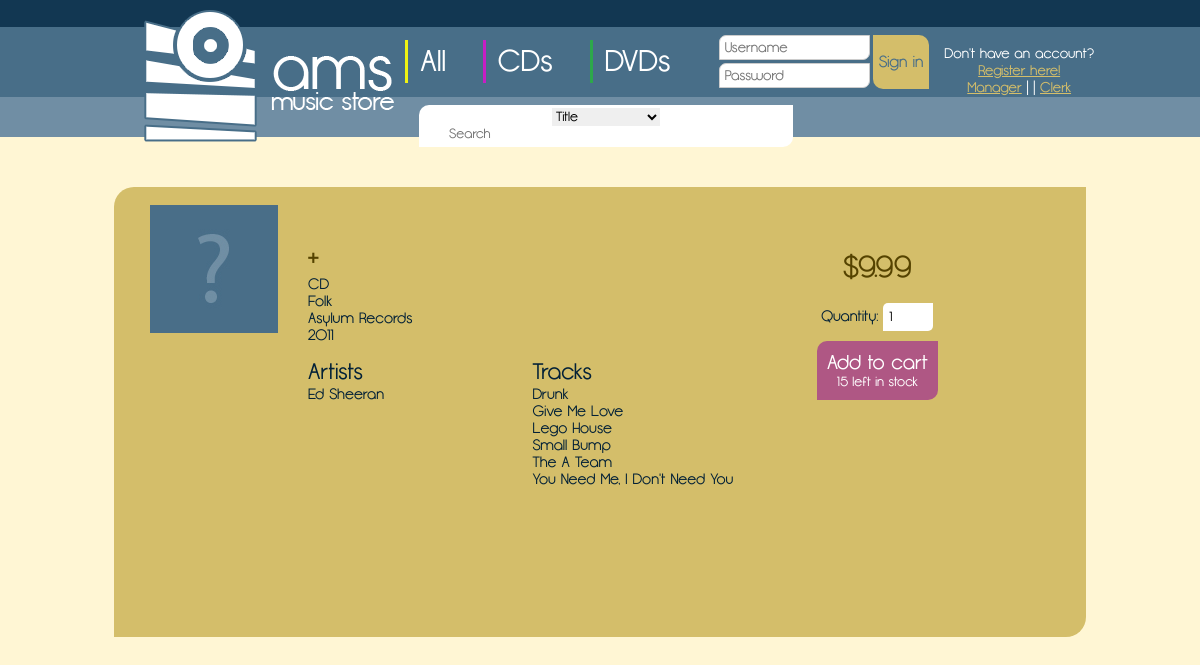
Page /?p=display_item&id=1 on the earlier database version.
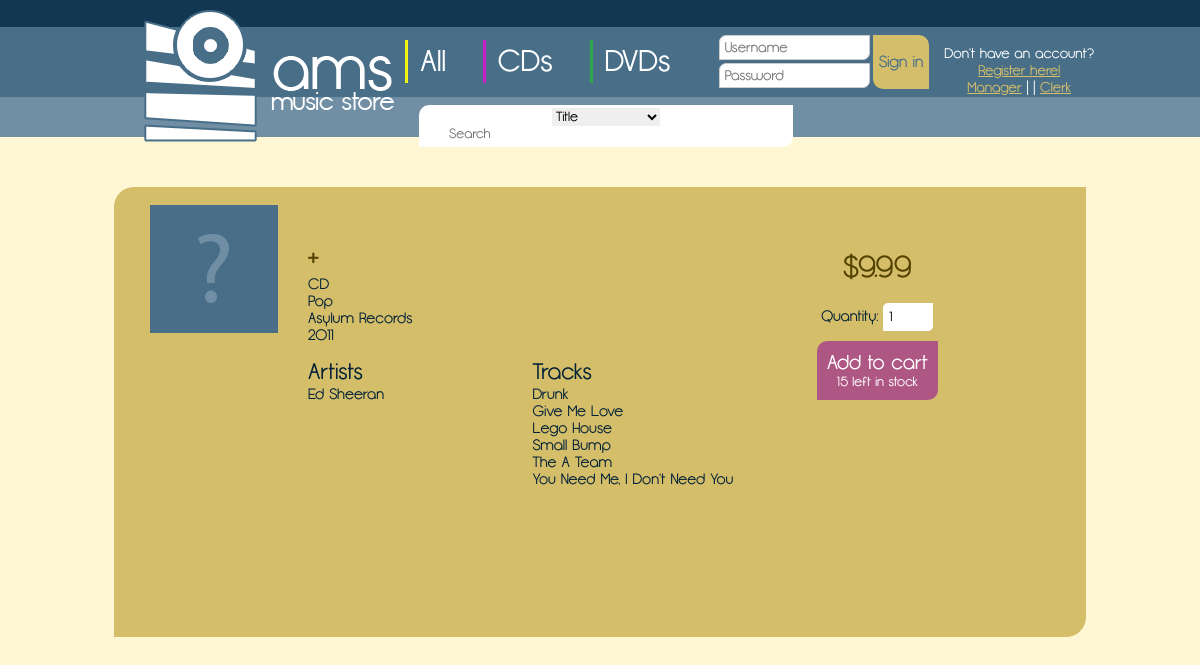
Same page on the later database version.
### tables this page shows
CREATE TABLE item (
    upc INT NOT NULL,
    title VARCHAR(64) NOT NULL,
    itemtype ENUM('CD', 'DVD') NOT NULL,
    category ENUM('Rock', 'Pop', 'Rap', 'Country', 'Classical', 'New Age', 'Instrumental') NOT NULL,
    company VARCHAR(32) NULL,
    releaseyear INT NULL,
    price REAL NOT NULL,
    stock INT NOT NULL,
    PRIMARY KEY (upc)
);

### src/display_item.php (the view)
<?php
    if (isset($_GET['id'])) {
        $query = $connection->prepare('SELECT * FROM item WHERE upc=?');
        $query->bind_param('i', $_GET['id']);
        $query->execute();
        $result = $query->get_result();
        $result = $result->fetch_assoc();
        echo '<div class="cover_container"><img src="img/covers/';
        if (file_exists("img/covers/".$result['upc'].".jpg"))
            echo $result['upc'];
        else
            echo 'unknown';
        echo '.jpg" width="128px" height="128px" /></div><div class="album_info">';
        echo '<h1>'.$result['title'].'</h1>';
        echo '<p>'.$result['itemtype'].'</p>';
        echo '<p>'.$result['category'].'</p>';
        echo '<p>'.$result['company'].'</p>';
        echo '<p>'.$result['releaseyear'].'</p>';
        echo '<div id="album_lists">';
        echo '<div><h2>Artists</h2>';
        $query = $connection->prepare('SELECT * FROM lead_singer WHERE upc=?');
        $query->bind_param('i', $_GET['id']);
        $query->execute();
        $result2 = $query->get_result();
        while ($row = $result2->fetch_assoc())
            echo '<p>'.$row['sname'].'</p>';
        echo '</div>';
        echo '<div><h2>Tracks</h2>';
        $query = $connection->prepare('SELECT * FROM has_song WHERE upc=?');
        $query->bind_param('i', $_GET['id']);
        $query->execute();
        $result2 = $query->get_result();
        while ($row = $result2->fetch_assoc())
            echo '<p>'.$row['title'].'</p>';
        echo '</div>';
        echo '</div></div>';
        echo '<div class="album_price">';
        echo '<h1>$'.number_format($result['price'], 2).'</h1><br />';
        echo '<form action="?act=add_to_cart&id='.$_GET['id'].'" method="post">';
        echo '<p>Quantity: <input type="number" name="quantity" value="1" min="1" max="'.$result['stock'].'" /></p>';
        echo '<button id="buy_album"><h2>Add to cart</h2>';
        echo '<p>'.$result['stock'].' left in stock</p></button></form></div>';
    } else
        require("404.php");
?>

Differences in the rows shown:
changed item "CD": category "Folk" → "Pop"
